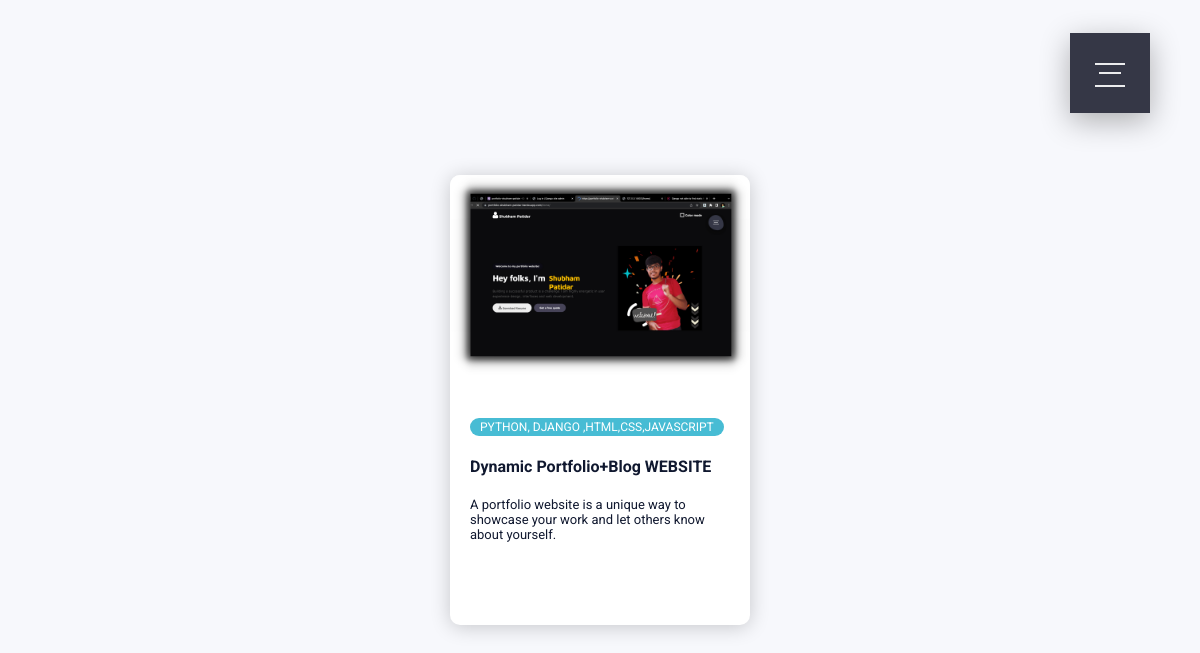
The page /pro/projects/ on the database as committed earlier.
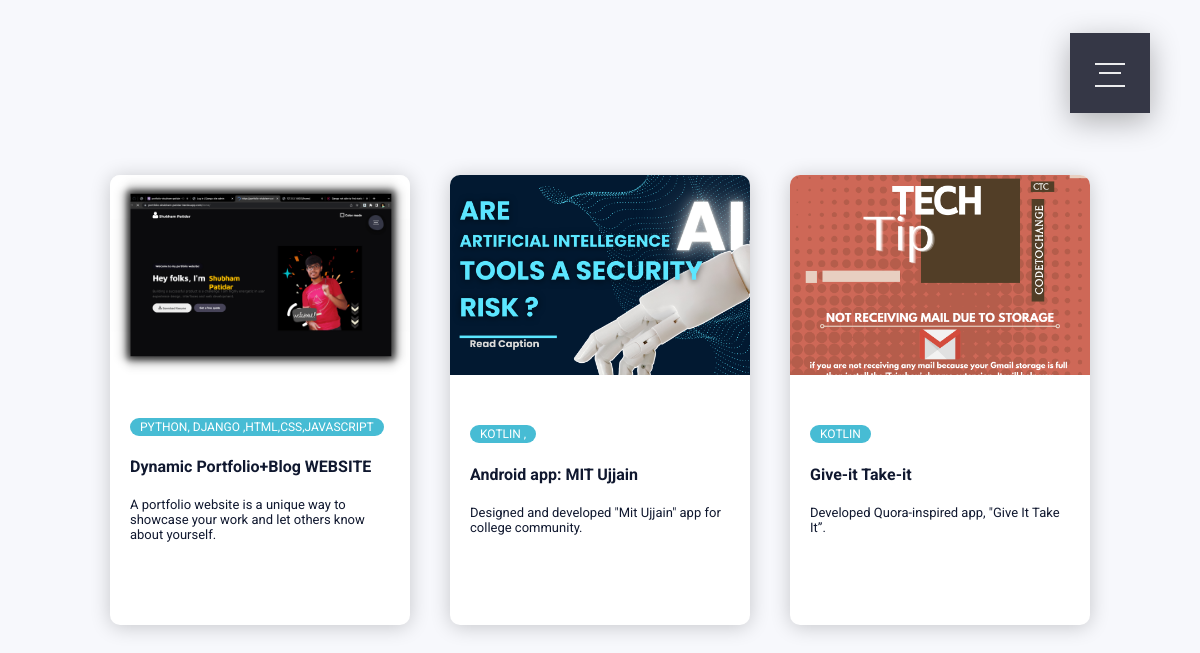
The same page on the database as committed later.
### pro/models.py (models this page shows, shortened)
class ProjectModel(models.Model):
    title = models.CharField(max_length=100)
    description = models.TextField()
    technology = models.CharField(max_length=200)
    image = models.ImageField(upload_to='projects/',null=True, blank=True)

### pro/views.py (the view)
# urls.py: path('projects/', views.projects, name='projects'),
def projects(request):
     projects = ProjectModel.objects.all()
     return render(request, 'projects.html', {'projects':projects ,})

### templates/projects.html (shortened to what this page needs)
{% extends 'base.html' %}
{% load static %}
{% block content %}
<div class="container">
{% for p in projects %}
  <div class="card">
    <div class="card-header">
         {% if p.image %}
      <img src="{{ p.image.url }}" alt="rover" />
         {% endif %}
    </div>
    <div class="card-body">
      <span class="tag tag-teal">{{ p.technology }}</span>
      <h4>
        {{ p.title }}
      </h4>
      <p>
       {{ p.description }}
      </p>
    </div>
  </div>
{% endfor %}
</div>
{% endblock %}

### templates/base.html (shortened to what this page needs)
{% load static %}
<!DOCTYPE>
<html>
  <head>
  	<link rel="stylesheet" href="{% static '/css/navigation.css' %}">
	  <link rel="stylesheet" href="{% static '/css/basefooter.css' %}">
  </head>
  <header>
  	<label for="menu-icon"></label>
  	<nav class="nav">
  		<ul class="pt-5">
        </ul>
  	</nav>
  	</header>
<body>
{% block content %}
{% endblock %}
</body>
</html>

### static/css/navigation.css (style rules this page uses)
.menu-icon:checked + label, .menu-icon:not(:checked) + label { position: fixed; top: 63px; right: 75px; display: block; width: 30px; height: 30px; padding: 0; margin: 0; cursor: pointer; z-index: 10; }
.menu-icon:checked + label:before, .menu-icon:not(:checked) + label:before { position: absolute; content: ''; display: block; width: 30px; height: 20px; z-index: 20; top: 0; left: 0; border-top: 2px solid #ececee; border-bottom: 2px solid #ececee; transition: border-width 100ms 1500ms ease, top 100ms 1600ms cubic-bezier(0.23, 1, 0.32, 1), height 100ms 1600ms cubic-bezier(0.23, 1, 0.32, 1), background-color 200ms ease, transform 200ms cubic-bezier(0.23, 1, 0.32, 1); }
.menu-icon:checked + label:after, .menu-icon:not(:checked) + label:after { position: absolute; content: ''; display: block; width: 22px; height: 2px; z-index: 20; top: 10px; right: 4px; background-color: #ececee; margin-top: -1px; transition: width 100ms 1750ms ease, right 100ms 1750ms ease, margin-top 100ms ease, transform 200ms cubic-bezier(0.23, 1, 0.32, 1); }
.nav { position: fixed; top: 33px; right: 50px; display: block; width: 80px; height: 80px; padding: 0; margin: 0; z-index: 9; overflow: hidden; box-shadow: 0 8px 30px 0 rgba(0,0,0,0.3); background-color: #353746; animation: border-transform 7s linear infinite; transition: top 350ms 1100ms cubic-bezier(0.23, 1, 0.32, 1), right 350ms 1100ms cubic-bezier(0.23, 1, 0.32, 1), transform 250ms 1100ms ease, width 650ms 400ms cubic-bezier(0.23, 1, 0.32, 1), height 650ms 400ms cubic-bezier(0.23, 1, 0.32, 1); }
.nav ul { position: absolute; top: 50%; left: 0; display: block; width: 100%; padding: 0; margin: 0; z-index: 6; text-align: center; transform: translateY(-50%); list-style: none; }

### templates/projects.html (style rules this page uses)
* { box-sizing: border-box; }
body { display: flex; justify-content: center; align-items: center; margin: 0; background-color: #f7f8fc; font-family: "Roboto", sans-serif; color: #10182f; }
.container { display: flex; width: 1040px; justify-content: space-evenly; flex-wrap: wrap; }
.card { margin: 10px; background-color: #fff; border-radius: 10px; box-shadow: 0 2px 20px rgba(0, 0, 0, 0.2); overflow: hidden; width: 300px; }
.card-header img { width: 100%; height: 200px; object-fit: cover; }
.card-body { display: flex; flex-direction: column; justify-content: center; align-items: flex-start; padding: 20px; min-height: 250px; }
.tag { background: #cccccc; border-radius: 50px; font-size: 12px; margin: 0; color: #fff; padding: 2px 10px; text-transform: uppercase; cursor: pointer; }
.tag-teal { background-color: #47bcd4; }
.card-body p { font-size: 13px; margin: 0 0 40px; }

Rows that differ between the two databases and show on the page:
added ProjectModel: image (picture), technology "KOTLIN ,", title "Android app: MIT Ujjain", description "Designed and developed \"Mit Ujjain\" app for college community."
added ProjectModel: image (picture), technology "KOTLIN", title "Give-it Take-it", description "Developed Quora-inspired app, \"Give It Take It”."
